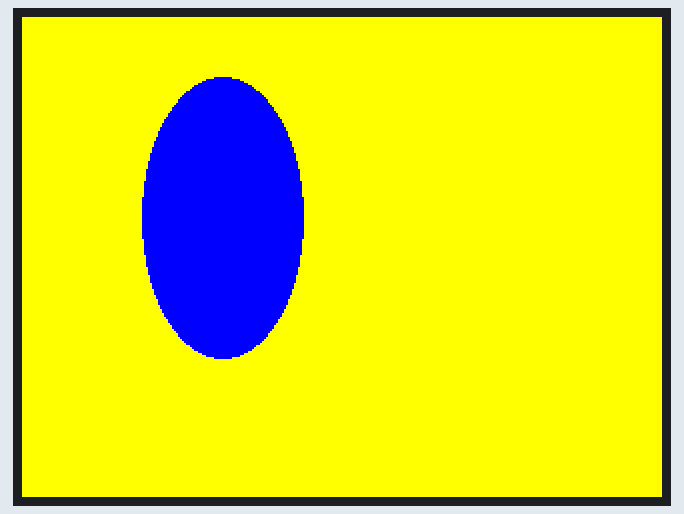
Bench run of a sketch on a simulated ESP32. Parts: 320×240 colour display.

Above: at 0.3 s.

The sketch:

fill_ellipse.ino
```cpp
#include "TFT_eSPI.h" //include TFT LCD library

TFT_eSPI tft; //initialize TFT LCD

void setup() {
  tft.begin(); //start TFT LCD
  tft.setRotation(3); //set screen rotation

  tft.fillScreen(TFT_YELLOW); //fill background
  tft.fillEllipse(100,100,40,70,TFT_BLUE); //draw ellipse with border
}

void loop() {
  // put your main code here, to run repeatedly:

}
```
